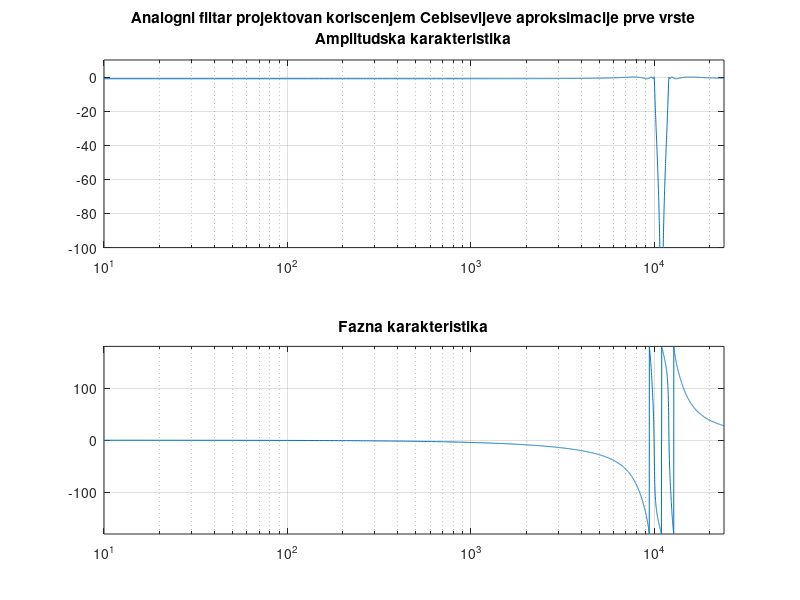
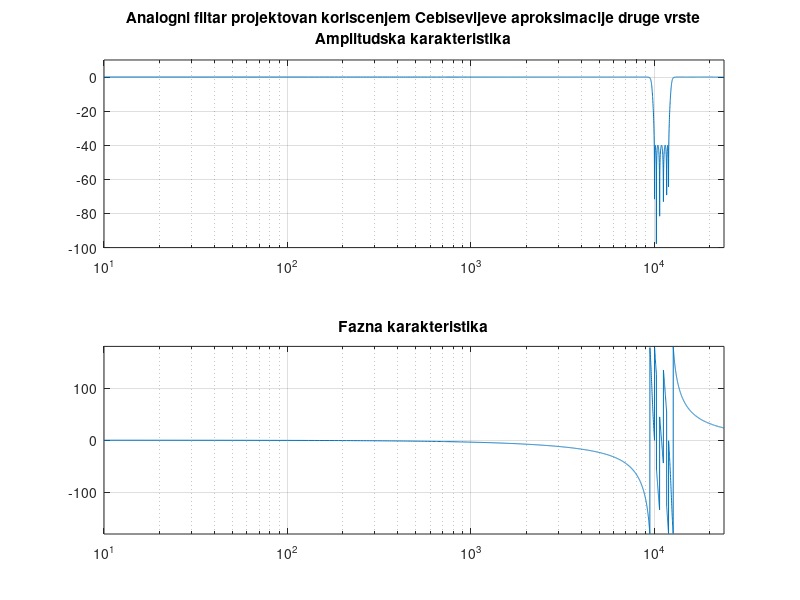
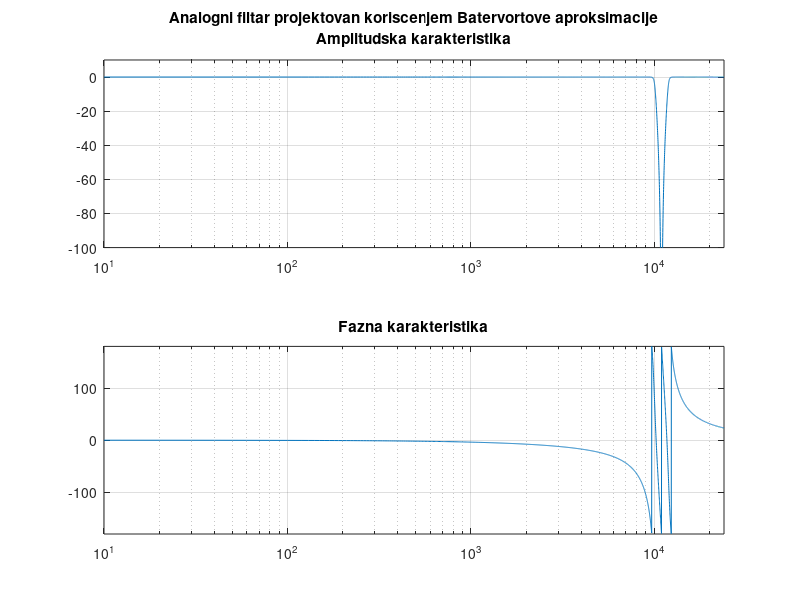
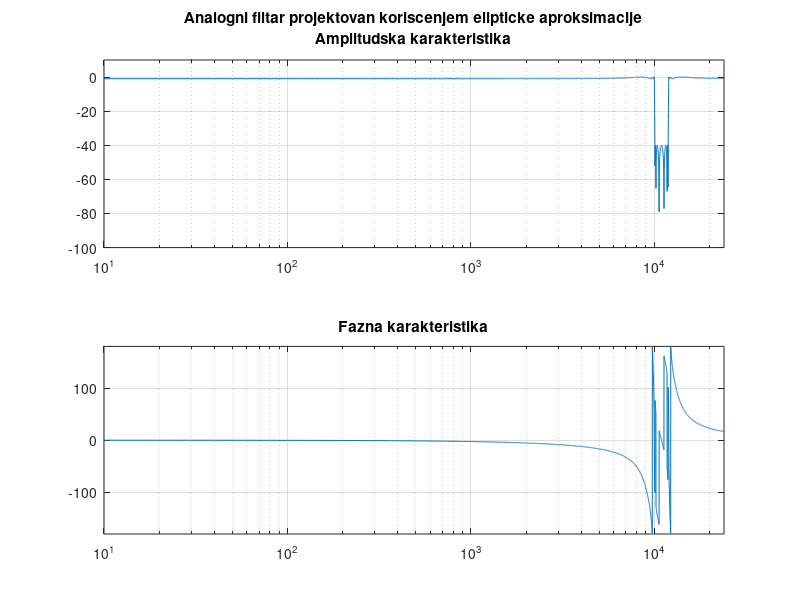

MATLAB code to generate these figures, in order:
%
% RESENJE ZADATKA 3
%
% Specifikacija filtra
n = 6;
Rp = 1;
Rs = 40;
Wn1 = 10000;
Wn2 = 12000;
Wn = [Wn1, Wn2];
type = 'stop';

w = 0 : 10 : 2*Wn2;
% Projektovanje analognog filtra koriscenjem Cebisevljeve aproksimacije prve
% vrste
[b_cheby1,a_cheby1] = cheby1(n,Rp,Wn, type,'s');
% Crtanje amplitudske  fazne karakteristike pomocu funkcije freqs
figure
h = freqs(b_cheby1,a_cheby1, w);
amplitudska_karakteristika = 20*log10(abs(h));
fazna_karakteristika = 180/pi*angle(h);
subplot(2,1,1), semilogx(w,amplitudska_karakteristika)
axis ([0 2*Wn2 -100 10]);
title (sprintf('Analogni filtar projektovan koriscenjem Cebisevljeve aproksimacije prve vrste\nAmplitudska karakteristika'));
grid on
subplot(2,1,2), semilogx(w,fazna_karakteristika)
axis ([0 2*Wn2 -180 180]);
title ('Fazna karakteristika');
grid on
% Projektovanje analognog filtra koriscenjem Cebisevljeve aproksimacije druge
% vrste
[b_cheby2,a_cheby2] = cheby2(n,Rs,Wn,type,'s');
% Crtanje amplitudske  fazne karakteristike pomocu funkcije freqs
figure
h = freqs(b_cheby2,a_cheby2, w);
amplitudska_karakteristika = 20*log10(abs(h));
fazna_karakteristika = 180/pi*angle(h);
subplot(2,1,1), semilogx(w,amplitudska_karakteristika)
axis ([0 2*Wn2 -100 10]);
title (sprintf('Analogni filtar projektovan koriscenjem Cebisevljeve aproksimacije druge vrste\nAmplitudska karakteristika'));
grid on
subplot(2,1,2), semilogx(w,fazna_karakteristika)
axis ([0 2*Wn2 -180 180]);
title ('Fazna karakteristika');
grid on
% Projektovanje analognog filtra koriscenjem Batervortove aproksimacije
[b_butter,a_butter] = butter(n,Wn,type,'s');
% Crtanje amplitudske  fazne karakteristike pomocu funkcije freqs
figure
h = freqs(b_butter,a_butter, w);
amplitudska_karakteristika = 20*log10(abs(h));
fazna_karakteristika = 180/pi*angle(h);
subplot(2,1,1), semilogx(w,amplitudska_karakteristika)
axis ([0 2*Wn2 -100 10]);
title (sprintf('Analogni filtar projektovan koriscenjem Batervortove aproksimacije\nAmplitudska karakteristika'));
grid on
subplot(2,1,2), semilogx(w,fazna_karakteristika)
axis ([0 2*Wn2 -180 180]);
title ('Fazna karakteristika');
grid on
% Projektovanje analognog filtra koriscenjem elipticke aproksimacije
[b_ellip,a_ellip] = ellip(n,Rp,Rs,Wn,type,'s');
% Crtanje amplitudske  fazne karakteristike pomocu funkcije freqs
figure
h = freqs(b_ellip,a_ellip, w);
amplitudska_karakteristika = 20*log10(abs(h));
fazna_karakteristika = 180/pi*angle(h);
subplot(2,1,1), semilogx(w,amplitudska_karakteristika)
axis ([0 2*Wn2 -100 10]);
title (sprintf('Analogni filtar projektovan koriscenjem elipticke aproksimacije\nAmplitudska karakteristika'));
grid on
subplot(2,1,2), semilogx(w,fazna_karakteristika)
axis ([0 2*Wn2 -180 180]);
title ('Fazna karakteristika');
grid on
% Definisanje ulaznog signala za potrebe Simulink simulacije
t = 0 : 0.00001 : 0.05;
u = cos(2*pi*1000*t)+0.5*cos(2*pi*1800*t)+0.25*cos(2*pi*3000*t);
u_sim = [t;u]';